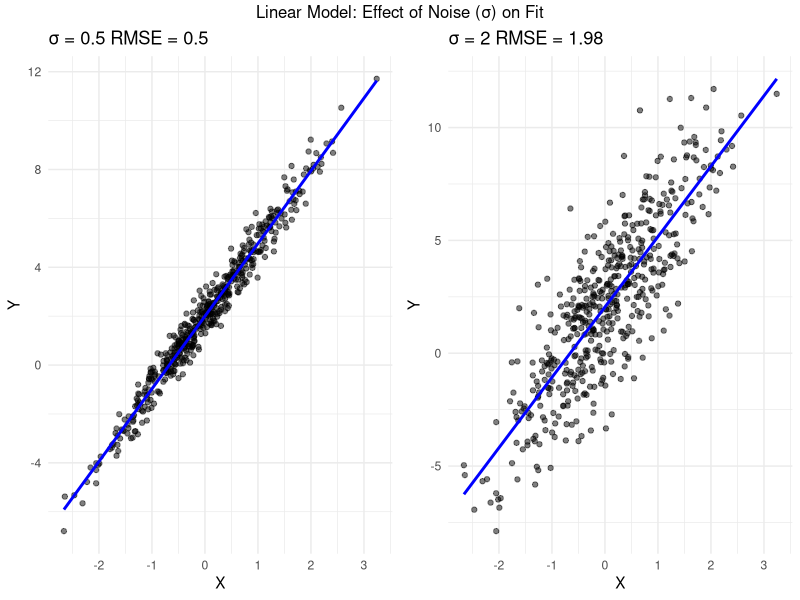
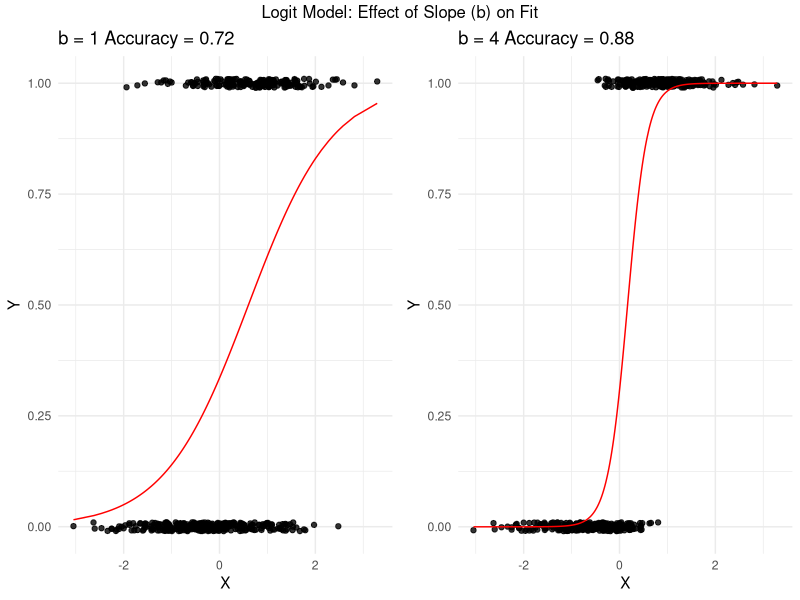
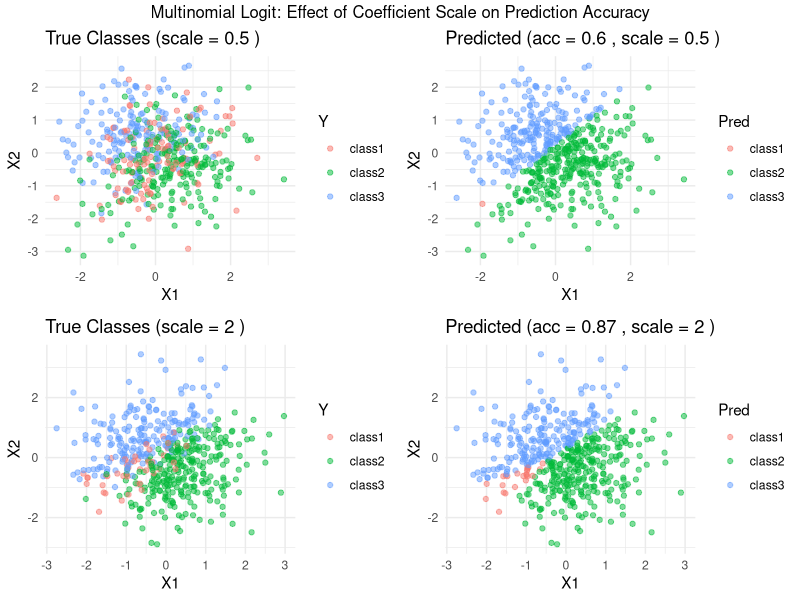

Here is the R script that generated these plots, in order:
# Load packages
library(ggplot2)
library(nnet)
library(dplyr)
library(gridExtra)

set.seed(123)

n <- 500  # sample size

### LINEAR MODEL SECTION
# ----------------------

# Explanation:
# We simulate a simple linear relationship: Y = a + b * X + noise
# Let's compare how different noise levels affect model performance

X <- rnorm(n)
a <- 2
b <- 3

noise_levels <- c(0.5, 2)  # Low noise = stronger signal; High noise = weaker signal

par(mfrow = c(1, 2))
plot_list <- list()

rmse_list <- c()

for (i in 1:2) {
  sigma <- noise_levels[i]
  Y <- a + b * X + rnorm(n, sd = sigma)
  model <- lm(Y ~ X)
  pred <- predict(model)

  RMSE <- sqrt(mean((Y - pred)^2))
  rmse_list[i] <- RMSE

  df <- data.frame(X = X, Y = Y, Pred = pred)
  p <- ggplot(df, aes(x = X, y = Y)) +
    geom_point(alpha = 0.5) +
    geom_line(aes(y = Pred), color = "blue", size = 1) +
    ggtitle(paste("σ =", sigma, "RMSE =", round(RMSE, 2))) +
    theme_minimal()
  plot_list[[i]] <- p
}

# Show both fits side-by-side
grid.arrange(grobs = plot_list, nrow = 1,
             top = "Linear Model: Effect of Noise (σ) on Fit")


# Explanation:
# When noise increases, RMSE goes up and predictions deviate more from the true data.




### LOGIT MODEL SECTION
# ----------------------

# Explanation:
# In logistic regression, the "signal strength" refers to how sharply the probability shifts
# between 0 and 1 depending on X. We'll vary the slope b.

X <- rnorm(n)
a <- -0.5
b_vals <- c(1, 4)  # Low vs high slope = weaker vs stronger signal

plot_list <- list()
acc_list <- c()

for (i in 1:2) {
  b <- b_vals[i]
  p <- 1 / (1 + exp(-(a + b * X)))
  Y <- rbinom(n, 1, p)
  model <- glm(Y ~ X, family = binomial)
  pred_p <- predict(model, type = "response")
  pred_class <- ifelse(pred_p > 0.5, 1, 0)
  acc <- mean(pred_class == Y)
  acc_list[i] <- acc

  df <- data.frame(X = X, Y = Y, Pred = pred_p)
  p <- ggplot(df, aes(x = X, y = Y)) +
    geom_jitter(height = 0.01, alpha = 0.8) +
    geom_line(aes(y = Pred), color = "red") +
    ggtitle(paste("b =", b_vals[i], "Accuracy =", round(acc, 2))) +
    theme_minimal()
  plot_list[[i]] <- p
}

grid.arrange(grobs = plot_list, nrow = 1,
             top = "Logit Model: Effect of Slope (b) on Fit")

# Explanation:
# A larger slope results in sharper separation and higher accuracy.

### MULTINOMIAL LOGIT SECTION
# ----------------------------

# Explanation:
# In a multinomial logit model, we predict categories (e.g., class1, class2, class3)
# based on input features. Stronger signals (i.e., larger coefficients) result in more
# distinct class boundaries and higher prediction accuracy.

scale_factors <- c(0.5, 2)  # Low vs high signal strength

plot_list <- list()
accuracy_list <- numeric(length(scale_factors))

for (i in seq_along(scale_factors)) {
  s <- scale_factors[i]

  # Generate features
  X1 <- rnorm(n)
  X2 <- rnorm(n)

  # Coefficients for class2 and class3 (baseline = class1)
  beta_class2 <- c(s * 0.5, s * 1.5, s * -1)   # intercept, X1, X2
  beta_class3 <- c(s * -0.2, s * -1, s * 2)    # intercept, X1, X2

  # Linear predictors
  lp2 <- beta_class2[1] + beta_class2[2]*X1 + beta_class2[3]*X2
  lp3 <- beta_class3[1] + beta_class3[2]*X1 + beta_class3[3]*X2

  # Convert to probabilities using softmax
  exp1 <- 1
  exp2 <- exp(lp2)
  exp3 <- exp(lp3)
  sum_exp <- exp1 + exp2 + exp3

  probs <- cbind(
    class1 = exp1 / sum_exp,
    class2 = exp2 / sum_exp,
    class3 = exp3 / sum_exp
  )

  # Sample class labels from probability distributions
  Y <- apply(probs, 1, function(p) sample(1:3, 1, prob = p))
  Y <- factor(Y, levels = 1:3, labels = c("class1", "class2", "class3"))

  # Prepare data and fit MNL
  data_mnl <- data.frame(Y = Y, X1 = X1, X2 = X2)
  model_mnl <- multinom(Y ~ X1 + X2, data = data_mnl, trace = FALSE)

  # Predict classes and compute accuracy
  Y_pred <- predict(model_mnl)
  acc <- mean(Y_pred == data_mnl$Y)
  accuracy_list[i] <- acc
  data_mnl$Pred <- Y_pred

  # Plot true and predicted labels
  p_true <- ggplot(data_mnl, aes(x = X1, y = X2, color = Y)) +
    geom_point(alpha = 0.5) +
    labs(title = paste("True Classes (scale =", s, ")")) +
    theme_minimal()

  p_pred <- ggplot(data_mnl, aes(x = X1, y = X2, color = Pred)) +
    geom_point(alpha = 0.5) +
    labs(title = paste("Predicted (acc =", round(acc, 2), ", scale =", s, ")")) +
    theme_minimal()

  plot_list[[2*i - 1]] <- p_true
  plot_list[[2*i]] <- p_pred
}

# Show plots side-by-side
grid.arrange(grobs = plot_list, ncol = 2,
             top = "Multinomial Logit: Effect of Coefficient Scale on Prediction Accuracy")


